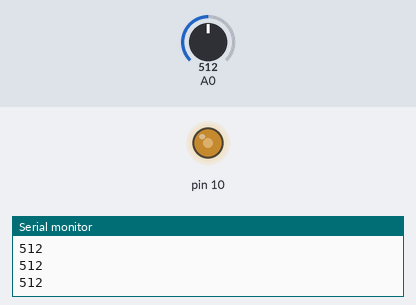
Simulated run of this sketch. Board: Arduino Uno, built with avr-gcc and run on an emulated ATmega328P. Parts: output pins drawn as LEDs (lit = HIGH), the last lines printed to the serial monitor. The test bench sets the inputs (shaded band); at power-on: A0 = 512.

Above: at 1.3 s.
1.4 s: A0 set to 716
At 2.7 s:
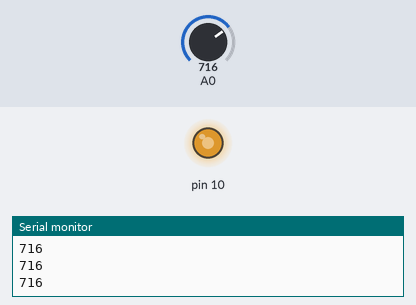
3.0 s: A0 set to 900
At 4.0 s:
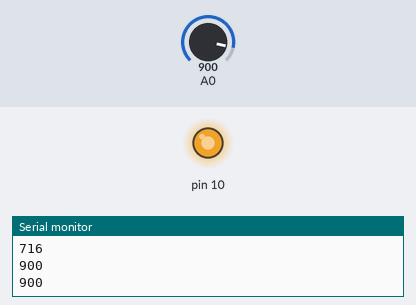
4.5 s: A0 set to 122
At 5.2 s:
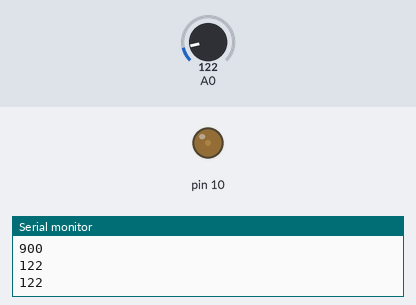
6.0 s: A0 set to 0
At 6.4 s:
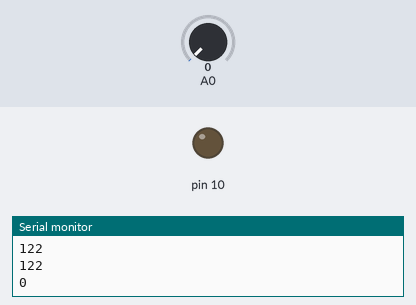
7.5 s: A0 set to 511
At 8.8 s:
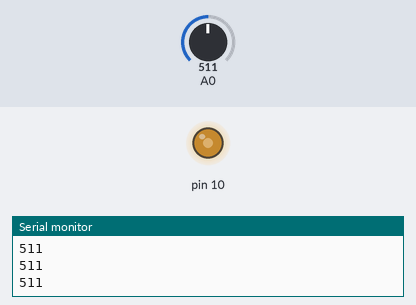
Timing chart, 0 to 10.0 s (numbered marks = the images above; inputs shaded):
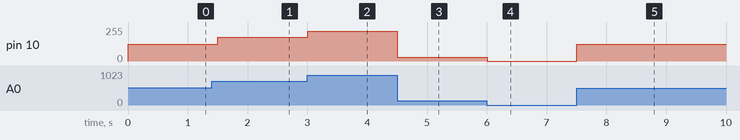

The sketch:

05_registor_02.ino
```cpp
void setup() {
  Serial.begin(9600);
  pinMode(10, OUTPUT); // LED 조정
}

void loop() {
  int readValue = analogRead(A0);
  Serial.println(readValue);
  readValue = map(readValue, 0, 1023, 0, 255);
  // map() : 입력값(0~1023)을 출력값(0~255)으로 변환
  // map(맵핑하려는 값, 입력범위의 최솟값, 입력볌위의 최댓값, 출력범위의 최솟값, 출력범위의 최댓값);
  // readValue = readValue * 255 / 1023 ;
  analogWrite(10, readValue);
  delay(500);

}
```

Measured:
- after the input at 1.4 s, pin 10: 127/255 → 178/255 after 0.10 s
- after the input at 3.0 s, pin 10: 178/255 → 224/255 at once
- after the input at 4.5 s, pin 10: 224/255 → 30/255 at once
- after the input at 6.0 s, pin 10: 30/255 → 0/255 at once
- after the input at 7.5 s, pin 10: 0/255 → 127/255 at once
